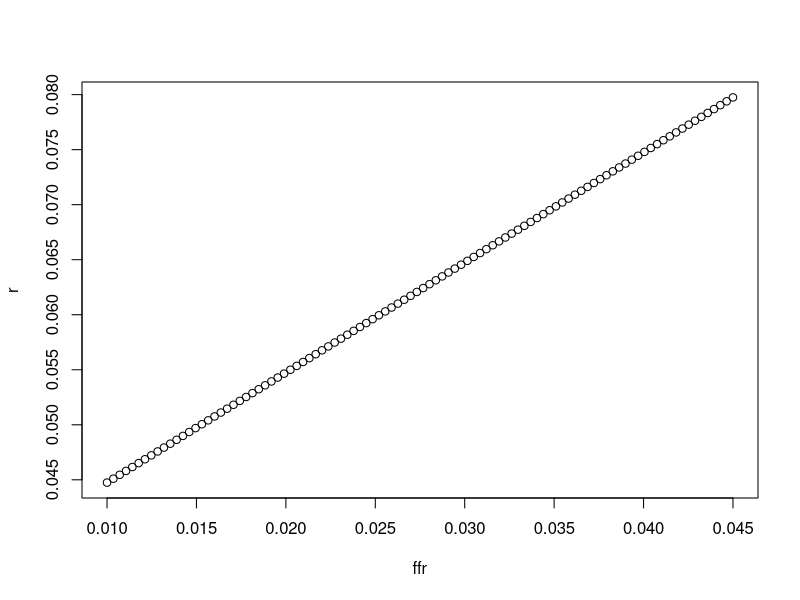
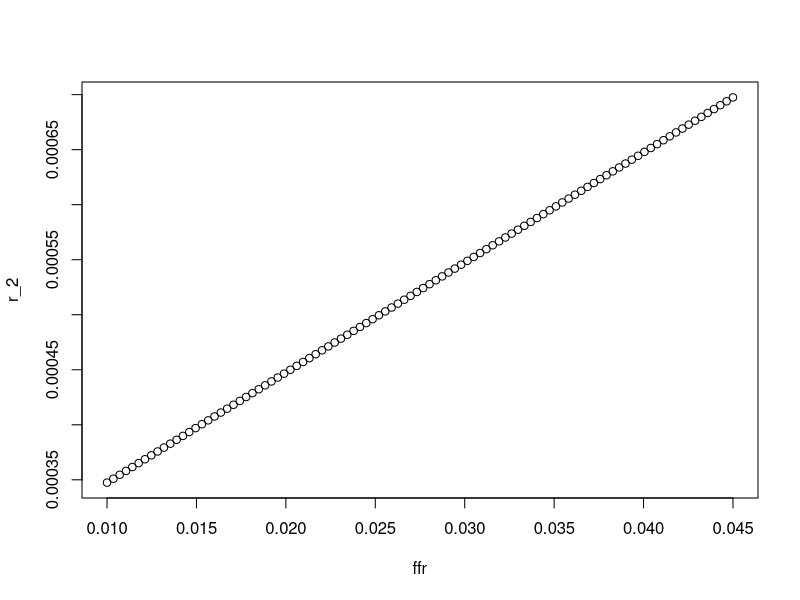
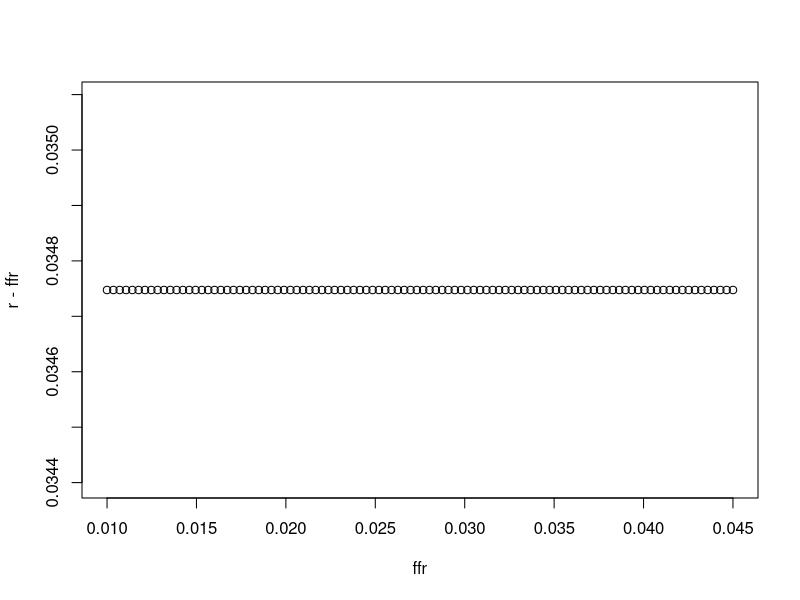

The R source for these figures, in order:
rm(list=ls())
set.seed(2)

LTV = c(0.05,0.1,0.15,0.2)
Term = c(0,1)
Adj = c(0,1) 

X = as.matrix(data.frame(LTV = rep(LTV,4),Term=rep(Term,each=8),Adj=rep(Adj,rep=2,each=4)))


sigma = rnorm(3)
beta = rnorm(3)

r = 0.5

X%*%beta - r
X%*%sigma


u = -5 


r_u =  X%*%sigma - u

r_u - X%*%beta

which(X%*%beta==min(X%*%beta))
which((r_u-X%*%beta)==max(r_u-X%*%beta))

pi = 0.01
r = 0.05
ffr = seq(0.01,0.045,length=100)
lambda = seq(0,0.05,length=100)

r = pi + (ffr + lambda[50])
r_2 = pi*(ffr+lambda[50])

plot(ffr,r)
plot(ffr,r_2)

plot(ffr,r-ffr)



